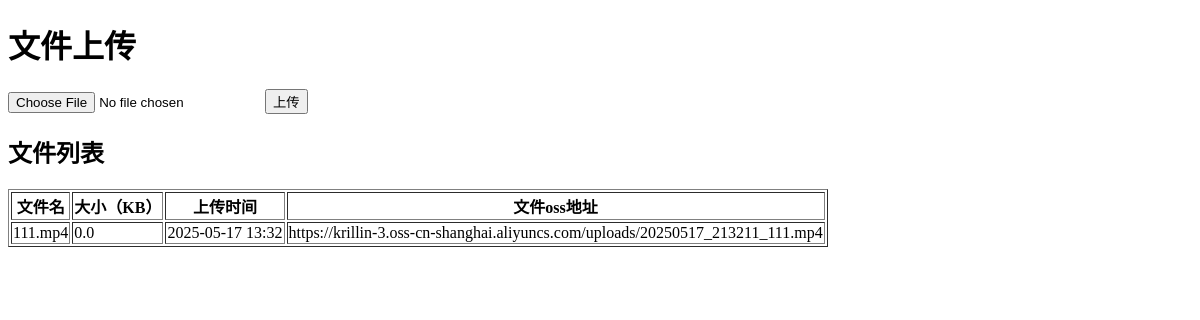
Before: /files with the older database file.
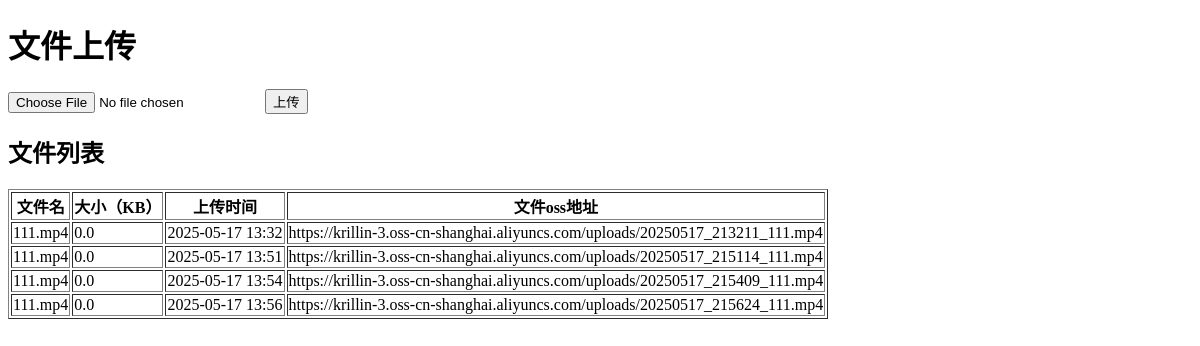
After: the same page with the newer database file.
### models.py (models this page shows)
class File(db.Model):
    id = db.Column(db.Integer, primary_key=True)
    filename = db.Column(db.String(100), nullable=False)  # 原始文件名
    oss_url = db.Column(db.String(255), unique=True)      # OSS 文件访问地址
    upload_time = db.Column(db.DateTime, default=datetime.utcnow) # 上传时间
    size = db.Column(db.Integer)                          # 文件大小（字节）
    description = db.Column(db.String(200))               # 可选：文件描述
    def __repr__(self):
        return f'<File {self.filename}>'

### app.py (the view)
@app.route('/files')
def files():
    files = File.query.all()
    print("0000000")
    print(files)
    return render_template('files.html', files=files)

### templates/files.html (shortened to what this page needs)
<!DOCTYPE html>
<html>
<head>
</head>
<body>
    <h1>文件上传</h1>
    <form method="post" enctype="multipart/form-data" action="/upload">
        <input type="file" name="file" required>
        <button type="submit">上传</button>
    </form>
    <h2>文件列表</h2>
    <table border="1">
        <tr>
            <th>文件名</th>
            <th>大小（KB）</th>
            <th>上传时间</th>
            <th>文件oss地址</th>
        </tr>
        {% for file in files %}
        <tr>
            <td>{{ file.filename }}</td>
            <td>{{ (file.size / 1024)|round(2) }}</td>
            <td>{{ file.upload_time.strftime('%Y-%m-%d %H:%M') }}</td>
            <td>{{ file.oss_url }}</td>
        </tr>
        {% endfor %}
    </table>
</body>
</html>

Changed rows visible on the page:
added File: filename "111.mp4", (file.size/1024)|round(2) "0.0", upload_time "2025-05-17 13:51", oss_url "https://krillin-3.oss-cn-shanghai.aliyuncs.com/uploads/20250517_215114_111.mp4"
added File: filename "111.mp4", (file.size/1024)|round(2) "0.0", upload_time "2025-05-17 13:54", oss_url "https://krillin-3.oss-cn-shanghai.aliyuncs.com/uploads/20250517_215409_111.mp4"
added File: filename "111.mp4", (file.size/1024)|round(2) "0.0", upload_time "2025-05-17 13:56", oss_url "https://krillin-3.oss-cn-shanghai.aliyuncs.com/uploads/20250517_215624_111.mp4"
